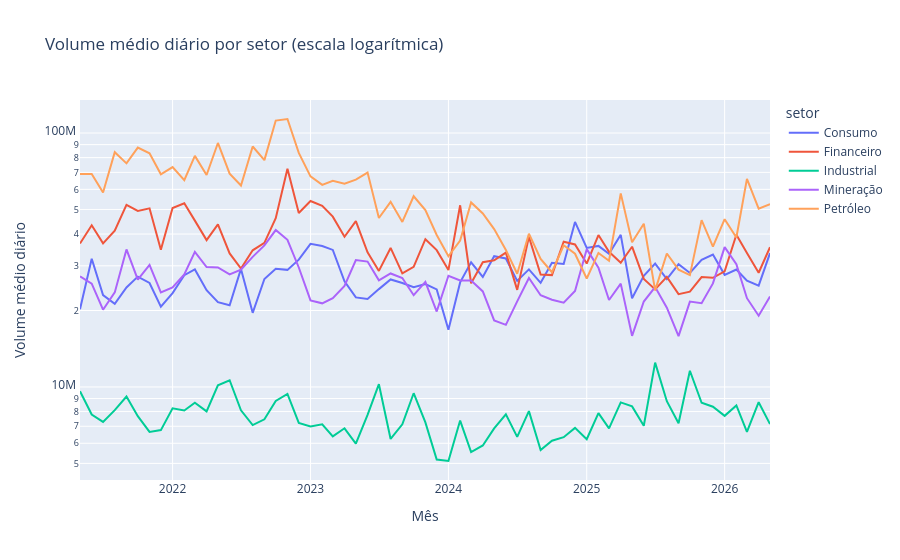

The cell this chart's notebook holds for it:
### Code cell
fig = px.line(
    df_volume,
    x="periodo",
    y="volume_medio",
    color="setor",
    title="Volume médio diário por setor (escala logarítmica)",
    log_y=True,
)
fig.update_layout(xaxis_title="Mês", yaxis_title="Volume médio diário")
fig.show()
